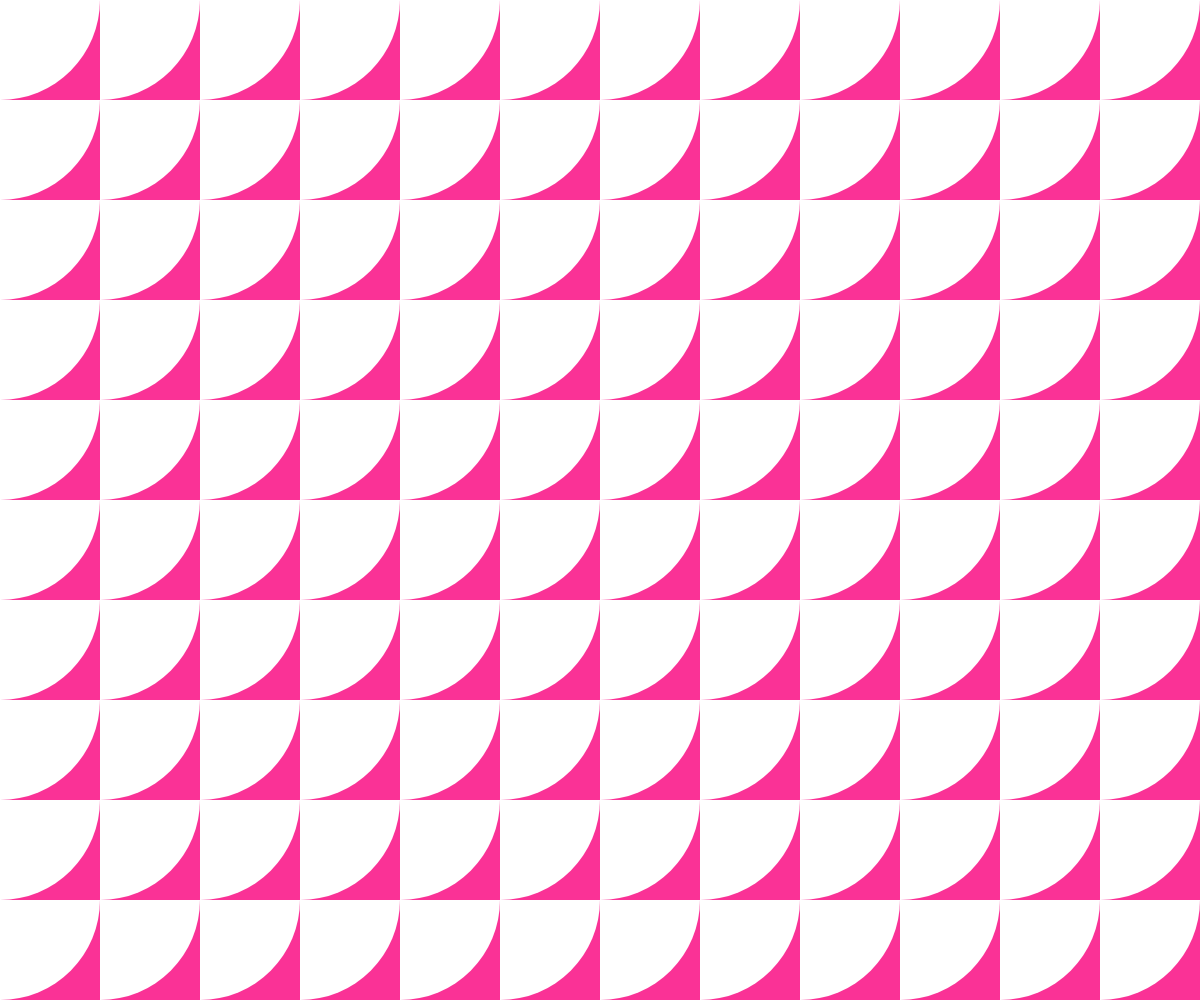
Frame 1 (no input)
Frame 2 (the mouse pressed at the canvas centre, redrawn once): identical to frame 1, image omitted

The p5.js sketch that drew this single still picture (run headless with seeded random() and noise() and a simulated clock; the mouse was pressed at the canvas centre and the sketch redrawn once):

// p5.js sketch
// ── sketch.js
const GRID_SIZE = 100;
let NUM_COLS;
let NUM_ROWS;

function quarter(x, y, w, h = 0) {
  h = h || w;
  arc(x, y, 2*w, 2*h, 0, PI/2);
}

function setup() {
  createCanvas(windowWidth, windowHeight);
  NUM_COLS = ceil(width / GRID_SIZE);
  NUM_ROWS = ceil(height / GRID_SIZE);

  noLoop();
  noStroke();
}

function draw() {
  background(250, 50, 150);

  for (let yi = 0; yi < NUM_ROWS; yi++) {
    const y = yi * GRID_SIZE;
    for (let xi = 0; xi < NUM_COLS; xi++) {
      const x = xi * GRID_SIZE;

      push();
      translate(x + GRID_SIZE / 2, y + GRID_SIZE / 2);
      rotate(radians(0));
      quarter(-GRID_SIZE / 2, -GRID_SIZE / 2, GRID_SIZE);
      pop();
    }
  }
}
